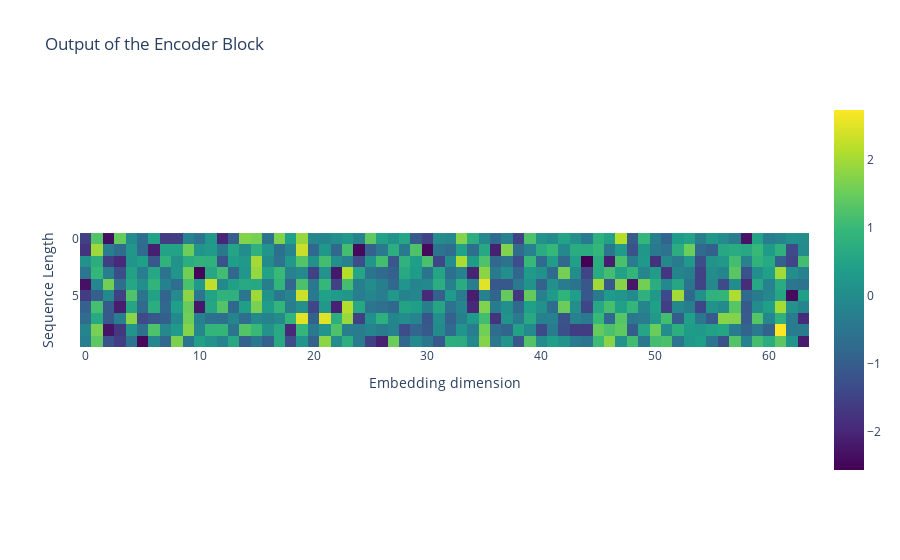

The cell this chart's notebook holds for it:
### Code cell
px.imshow(outputs[0], title="Output of the Encoder Block", labels=dict(x="Embedding dimension", y="Sequence Length"), color_continuous_scale="VIRIDIS")

### Figure 1 — Plotly figure (JSON) as saved in the notebook; plotly's stock layout.template omitted (floating-point values rounded to 4 significant figures; data arrays with more than 128 entries replaced by an {"elided": "..."} marker saying what was removed)
{"data": [{"coloraxis": "coloraxis", "hovertemplate": "Embedding dimension: %{x}<br>Sequence Length: %{y}<br>color: %{z}<extra></extra>", "name": "0", "type": "heatmap", "xaxis": "x", "yaxis": "y", "z": {"elided": "10x64 float values"}}], "layout": {"coloraxis": {"colorscale": [[0, "#440154"], [0.1111, "#482878"], [0.2222, "#3e4989"], [0.3333, "#31688e"], [0.4444, "#26828e"], [0.5556, "#1f9e89"], [0.6667, "#35b779"], [0.7778, "#6ece58"], [0.8889, "#b5de2b"], [1, "#fde725"]]}, "title": {"text": "Output of the Encoder Block"}, "xaxis": {"anchor": "y", "constrain": "domain", "domain": [0, 1], "scaleanchor": "y", "title": {"text": "Embedding dimension"}}, "yaxis": {"anchor": "x", "autorange": "reversed", "constrain": "domain", "domain": [0, 1], "title": {"text": "Sequence Length"}}}}
